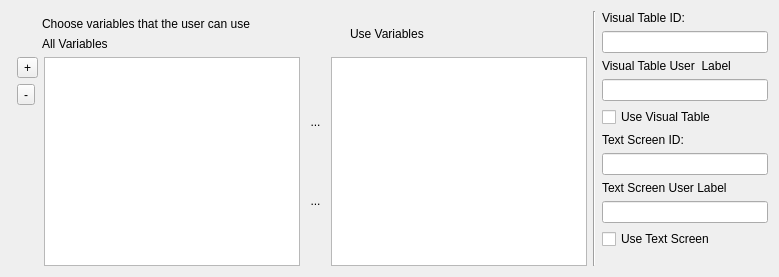
<?xml version="1.0" encoding="UTF-8"?>
<ui version="4.0">
 <class>Form</class>
 <widget class="QWidget" name="Form">
  <property name="geometry">
   <rect>
    <x>0</x>
    <y>0</y>
    <width>779</width>
    <height>277</height>
   </rect>
  </property>
  <property name="windowTitle">
   <string>Form</string>
  </property>
  <layout class="QHBoxLayout" name="horizontalLayout_6">
   <item>
    <layout class="QHBoxLayout" name="horizontalLayout_5">
     <item>
      <widget class="QWidget" name="container" native="true">
       <property name="toolTip">
        <string>Default value</string>
       </property>
       <layout class="QHBoxLayout" name="horizontalLayout_2">
        <property name="spacing">
         <number>0</number>
        </property>
        <property name="leftMargin">
         <number>0</number>
        </property>
        <property name="topMargin">
         <number>0</number>
        </property>
        <property name="rightMargin">
         <number>0</number>
        </property>
        <property name="bottomMargin">
         <number>0</number>
        </property>
       </layout>
      </widget>
     </item>
     <item>
      <layout class="QVBoxLayout" name="verticalLayout_6">
       <item>
        <layout class="QHBoxLayout" name="horizontalLayout_3">
         <item>
          <widget class="Line" name="line">
           <property name="orientation">
            <enum>Qt::Vertical</enum>
           </property>
          </widget>
         </item>
        </layout>
       </item>
       <item>
        <layout class="QHBoxLayout" name="horizontalLayout_4">
         <item>
          <spacer name="horizontalSpacer_2">
           <property name="orientation">
            <enum>Qt::Horizontal</enum>
           </property>
           <property name="sizeType">
            <enum>QSizePolicy::Fixed</enum>
           </property>
           <property name="sizeHint" stdset="0">
            <size>
             <width>25</width>
             <height>20</height>
            </size>
           </property>
          </spacer>
         </item>
         <item>
          <layout class="QVBoxLayout" name="verticalLayout">
           <item>
            <widget class="QLabel" name="upperLabel">
             <property name="text">
              <string>Choose variables that the user can use</string>
             </property>
            </widget>
           </item>
           <item>
            <widget class="QLabel" name="labelGeneral">
             <property name="text">
              <string>All Variables</string>
             </property>
             <property name="margin">
              <number>3</number>
             </property>
            </widget>
           </item>
          </layout>
         </item>
         <item>
          <spacer name="horizontalSpacer">
           <property name="orientation">
            <enum>Qt::Horizontal</enum>
           </property>
           <property name="sizeType">
            <enum>QSizePolicy::Fixed</enum>
           </property>
           <property name="sizeHint" stdset="0">
            <size>
             <width>65</width>
             <height>20</height>
            </size>
           </property>
          </spacer>
         </item>
         <item>
          <widget class="QLabel" name="labelToBeUse">
           <property name="text">
            <string>Use Variables</string>
           </property>
          </widget>
         </item>
        </layout>
       </item>
       <item>
        <layout class="QHBoxLayout" name="horizontalLayout">
         <item>
          <layout class="QVBoxLayout" name="verticalLayout_4">
           <item>
            <widget class="QToolButton" name="add">
             <property name="text">
              <string>+</string>
             </property>
             <property name="icon">
              <iconset resource="../../Resource.qrc">
               <normaloff>:/Resources/plus</normaloff>:/Resources/plus</iconset>
             </property>
            </widget>
           </item>
           <item>
            <widget class="QToolButton" name="del">
             <property name="text">
              <string>-</string>
             </property>
             <property name="icon">
              <iconset resource="../../Resource.qrc">
               <normaloff>:/Resources/minus.png</normaloff>:/Resources/minus.png</iconset>
             </property>
            </widget>
           </item>
           <item>
            <spacer name="verticalSpacer">
             <property name="orientation">
              <enum>Qt::Vertical</enum>
             </property>
             <property name="sizeHint" stdset="0">
              <size>
               <width>20</width>
               <height>40</height>
              </size>
             </property>
            </spacer>
           </item>
          </layout>
         </item>
         <item>
          <widget class="QListWidget" name="defaultVarList"/>
         </item>
         <item>
          <layout class="QVBoxLayout" name="verticalLayout_3">
           <item>
            <widget class="QToolButton" name="rButton">
             <property name="styleSheet">
              <string notr="true">border: none;</string>
             </property>
             <property name="text">
              <string>...</string>
             </property>
             <property name="icon">
              <iconset resource="../../Resource.qrc">
               <normaloff>:/img/Resources/rightDArrow.png</normaloff>:/img/Resources/rightDArrow.png</iconset>
             </property>
             <property name="iconSize">
              <size>
               <width>24</width>
               <height>24</height>
              </size>
             </property>
            </widget>
           </item>
           <item>
            <widget class="QToolButton" name="lButton">
             <property name="styleSheet">
              <string notr="true">border: none;</string>
             </property>
             <property name="text">
              <string>...</string>
             </property>
             <property name="icon">
              <iconset resource="../../Resource.qrc">
               <normaloff>:/img/Resources/leftDArrow.png</normaloff>:/img/Resources/leftDArrow.png</iconset>
             </property>
             <property name="iconSize">
              <size>
               <width>24</width>
               <height>24</height>
              </size>
             </property>
            </widget>
           </item>
          </layout>
         </item>
         <item>
          <widget class="QListWidget" name="useVarList"/>
         </item>
        </layout>
       </item>
      </layout>
     </item>
     <item>
      <widget class="Line" name="line_2">
       <property name="orientation">
        <enum>Qt::Vertical</enum>
       </property>
      </widget>
     </item>
     <item>
      <layout class="QVBoxLayout" name="verticalLayout_2">
       <item>
        <widget class="QLabel" name="label">
         <property name="text">
          <string>Visual Table ID:</string>
         </property>
        </widget>
       </item>
       <item>
        <widget class="QLineEdit" name="lineEdit"/>
       </item>
       <item>
        <widget class="QLabel" name="label_4">
         <property name="text">
          <string>Visual Table User  Label</string>
         </property>
        </widget>
       </item>
       <item>
        <widget class="QLineEdit" name="lineEdit_3"/>
       </item>
       <item>
        <widget class="QCheckBox" name="checkBox_2">
         <property name="text">
          <string>Use Visual Table</string>
         </property>
        </widget>
       </item>
       <item>
        <widget class="QLabel" name="label_2">
         <property name="text">
          <string>Text Screen ID:</string>
         </property>
        </widget>
       </item>
       <item>
        <widget class="QLineEdit" name="lineEdit_2"/>
       </item>
       <item>
        <widget class="QLabel" name="label_3">
         <property name="text">
          <string>Text Screen User Label</string>
         </property>
        </widget>
       </item>
       <item>
        <widget class="QLineEdit" name="lineEdit_4"/>
       </item>
       <item>
        <widget class="QCheckBox" name="checkBox">
         <property name="text">
          <string>Use Text Screen</string>
         </property>
        </widget>
       </item>
       <item>
        <spacer name="verticalSpacer_2">
         <property name="orientation">
          <enum>Qt::Vertical</enum>
         </property>
         <property name="sizeHint" stdset="0">
          <size>
           <width>20</width>
           <height>40</height>
          </size>
         </property>
        </spacer>
       </item>
      </layout>
     </item>
    </layout>
   </item>
  </layout>
 </widget>
 <resources>
  <include location="../../Resource.qrc"/>
 </resources>
 <connections/>
</ui>
